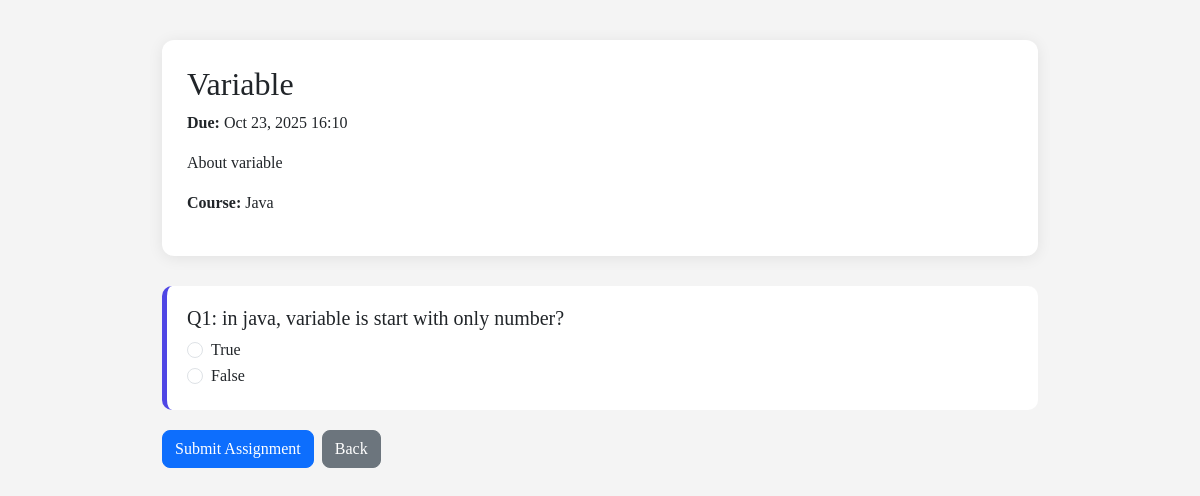
Page /lms/view_assignment/5 (signed in) on the committed database.
### lms/models.py (models this page shows, shortened)
class Assignment(models.Model):
    course = models.ForeignKey(Course, on_delete=models.CASCADE, related_name='assignments', null=True, blank=True)
    title = models.CharField(max_length=200)
    description = models.TextField()
    due_date = models.DateTimeField()
    created_by = models.ForeignKey(User, on_delete=models.CASCADE, related_name='assignments', null=True, blank=True)
    max_points = models.PositiveIntegerField(default=100)
    created_at = models.DateTimeField(auto_now_add=True)
    is_published = models.BooleanField(default=False)

class Course(models.Model):
    LEVEL_CHOICES = [
        ('beginner', 'Beginner'),
        ('intermediate', 'Intermediate'),
        ('advanced', 'Advanced'),
    ]
    title = models.CharField(max_length=200)
    description = models.TextField()
    instructor = models.ForeignKey(User, on_delete=models.CASCADE, related_name='courses_taught')
    category = models.ForeignKey(CourseCategory, on_delete=models.SET_NULL, null=True)
    level = models.CharField(max_length=20, choices=LEVEL_CHOICES, default='beginner')
    price = models.DecimalField(max_digits=10, decimal_places=2, default=0.00)
    duration_hours = models.PositiveIntegerField(default=0)
    thumbnail = models.ImageField(upload_to='course_thumbnails/', blank=True, null=True)
    is_published = models.BooleanField(default=False)
    created_at = models.DateTimeField(auto_now_add=True)
    updated_at = models.DateTimeField(auto_now=True)

class Question(models.Model):
    assignment = models.ForeignKey(Assignment, on_delete=models.CASCADE, null=True, blank=True, related_name='questions')
    QUESTION_TYPES = [
        ('multiple_choice', 'Multiple Choice'),
        ('true_false', 'True/False'),
        ('short_answer', 'Short Answer'),
    ]
    quiz = models.ForeignKey(Quiz, on_delete=models.CASCADE, related_name='questions', null=True, blank=True)
    question_text = models.TextField()
    question_type = models.CharField(max_length=20, choices=QUESTION_TYPES)
    points = models.PositiveIntegerField(default=1)
    order = models.PositiveIntegerField(default=0)
    option1 = models.CharField(max_length=200, blank=True, null=True)
    option2 = models.CharField(max_length=200, blank=True, null=True)
    option3 = models.CharField(max_length=200, blank=True, null=True)
    option4 = models.CharField(max_length=200, blank=True, null=True)
    correct_option = models.CharField(max_length=1, choices=[('A', 'A'), ('B', 'B'), ('C', 'C'), ('D', 'D')], blank=True, null=True)
    correct_answer = models.BooleanField(default=True, blank=True)  # True or False
    word_limit = models.PositiveIntegerField(default=0, blank=True, null=True)
    essay_guidelines = models.TextField(blank=True, null=True)
    created_at = models.DateTimeField(auto_now_add=True)
    class Meta:
        ordering = ['order']

### lms/views.py (the view, shortened to what this page needs)
# urls.py: path('view_assignment/<int:assignment_id>', view_assignment, name='view_assignment'),
@login_required
def view_assignment(request, assignment_id):
    assignment = get_object_or_404(Assignment, id=assignment_id)
    student = request.user
    submission = Submission.objects.filter(assignment=assignment, student=student).first()
    submission_exists = submission is not None
    questions = assignment.questions.all()  # Assuming Assignment has a related_name="questions"
    context = {
        'assignment': assignment,
        'questions': questions,
        'submission_exists': submission_exists,
        'submission': submission,
    }
    return render(request, 'view_assignment.html', context)

### templates/view_assignment.html (shortened to what this page needs)
{% load static %}
<!DOCTYPE html>
<html lang="en">
<head>
<link href="https://cdn.jsdelivr.net/npm/bootstrap@5.3.0/dist/css/bootstrap.min.css" rel="stylesheet">
</head>
<body>
<div class="container">
  <div class="assignment-card">
    <h2>{{ assignment.title }}</h2>
    {% if assignment.due_date %}
      <p><strong>Due:</strong> {{ assignment.due_date|date:"M d, Y H:i" }}</p>
    {% endif %}
    <p>{{ assignment.description }}</p>
    <p><strong>Course:</strong> {{ assignment.course.title }}</p>
  </div>
  {% if submission_exists %}
    <div class="submitted-box">
      <h5>✅ You have already submitted this assignment.</h5>
      <p>Submitted on {{ submission.submitted_at|date:"M d, Y H:i" }}</p>
      <pre>{{ submission.content }}</pre>
      {% if submission.file %}
        <p><a href="{{ submission.file.url }}" target="_blank">Download Submitted File</a></p>
      {% endif %}
    </div>
  {% else %}
    <form method="POST" enctype="multipart/form-data">
      {% if questions %}
        {% for question in questions %}
          <div class="question-card">
            <h5>Q{{ forloop.counter }}: {{ question.question_text }}</h5>
            {% if question.question_type == "true_false" %}
              <div class="form-check">
                <input class="form-check-input" type="radio" name="answer_{{ question.id }}" value="True" required>
                <label class="form-check-label">True</label>
              </div>
              <div class="form-check">
                <input class="form-check-input" type="radio" name="answer_{{ question.id }}" value="False" required>
                <label class="form-check-label">False</label>
              </div>
            {% elif question.question_type == "essay" %}
              <textarea name="answer_{{ question.id }}" class="form-control" rows="4" placeholder="Write your answer..." required></textarea>
              {% if question.essay_guidelines %}
                <small class="text-muted">{{ question.essay_guidelines }}</small>
              {% endif %}
            {% endif %}
          </div>
        {% endfor %}
      {% else %}
        <p class="no-questions">No questions available for this assignment.</p>
      {% endif %}
      <div class="d-flex gap-2 mb-4">
        <button type="submit" class="btn btn-primary">Submit Assignment</button>
        <a href="{% url 'pending_assignments' %}" class="btn btn-secondary">Back</a>
      </div>
    </form>
  {% endif %}
</div>
</body>
</html>

### templates/view_assignment.html (style rules this page uses)
body { background: #f4f4f4; font-family: "Times New Roman", serif; margin:0; }
.container { max-width: 900px; margin: 40px auto; }
.assignment-card { background: #fff; border-radius: 12px; padding: 25px; box-shadow: 0 2px 15px rgba(0,0,0,0.08); margin-bottom: 30px; }
.question-card { background: #fff; border-left: 5px solid #4f46e5; padding: 20px; border-radius: 10px; margin-bottom: 20px; transition: transform 0.2s; }
.btn-primary, .btn-secondary { border-radius: 8px; }

### rows in the picture
Assignment: title "Variable", due_date "Oct 23, 2025 16:10", description "About variable", course "Java"
Question: question_text "in java, variable is start with only number?"
